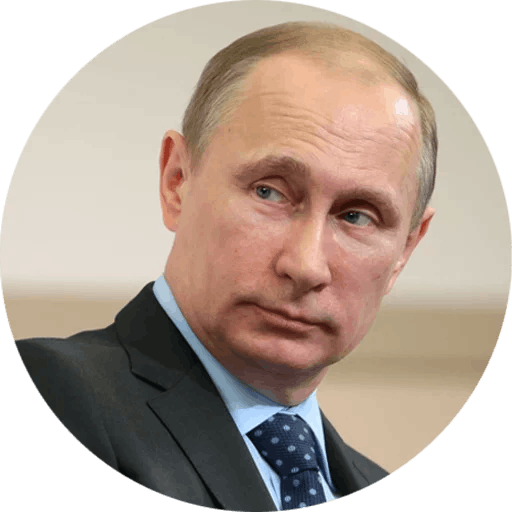
#> input picture putin.png, 512 x 512 px
$ python version_6.py
#> lines starting #> are read from the running program, lines starting #| are printed output that depends on the picture
from PIL import Image, ImageFilter, ImageOps
import numpy as np
import random
from good_colors import good_colors
from multiprocessing import Process
import datetime

image = 'putin.png'
num_populations = 20
num_generations = 20
blur = False
size = 512

def count_colors(im):
    '''
    ' Return number of unique colors into the image
    '''
    colors_in_im = dict()
    for row in im:
        for pixel in row:
            if tuple(pixel) in colors_in_im:
                colors_in_im[tuple(pixel)] += 1
            else:
                colors_in_im[tuple(pixel)] = 1
    return colors_in_im

def fitness(arr):
    res = [0 for i in range(len(arr))]

    def _fitness(el, i):
        good = 0
        for i in range(size):
            for j in range(size):
                if tuple(el[i][j]) in good_colors:
                    good += 1
        res.append(good)

    print('[+] Start calculating fitness for childrens')
    for i in range(len(arr)):
        p = Process(target=_fitness, args=(arr[i], i, ))
        p.start()
        p.join()

    best = res.index(max(res))
    res[best] = -1
    second_best = res.index(max(res))
    print('[+] Stop calculating fitness for childrens')
    return arr[best], arr[second_best]


def generate_childrens(mother, father=None):
    if isinstance(father, type(None)):
        father = mother
    res = []
    for i in range(num_populations):
        temp = np.absolute((mother +
        np.array(Image.fromarray(father.astype('uint8')).rotate(90-random.randint(-2, 2))) + random.randint(-10, 10)) // 2 % 256)
        res.append(temp)
    return res

if __name__ == '__main__':
    start = datetime.datetime.now()
    im = Image.open(image)
#> im is the input picture: PIL image 512x512 P; mean R, G, B, A 131.6, 116.1, 104.7, 200.3
    im = im.convert('RGB')
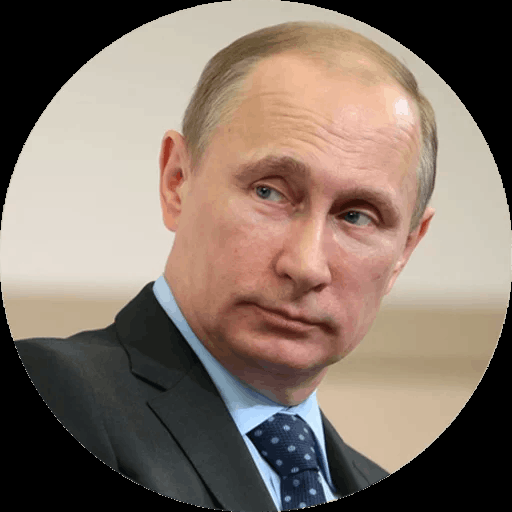
#> im: PIL image 512x512 RGB; mean R, G, B 131.6, 116.1, 104.7
    print(f'[+] Open image {image}.')
    im = im.filter(ImageFilter.BoxBlur(2))
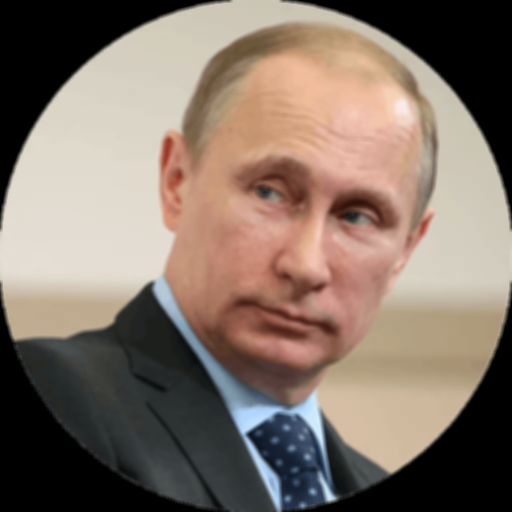
#> im: PIL image 512x512 RGB; mean R, G, B 131.6, 116.1, 104.7
    #im = ImageOps.invert(im)

    im2arr = np.array(im)
    print('[+] Create numpy array of image')
    mother, father = im2arr, None

    counter = 0
    for i in range(num_generations):
        childs = generate_childrens(mother, father)
#> (the run stopped early here; a loop or call above may not have finished)
